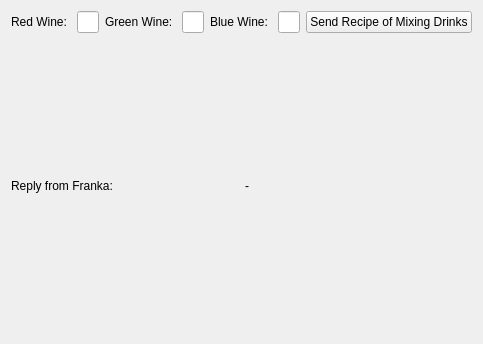
<?xml version="1.0" encoding="UTF-8"?>
<ui version="4.0">
 <class>MessageGUI</class>
 <widget class="QWidget" name="MessageGUI">
  <property name="geometry">
   <rect>
    <x>0</x>
    <y>0</y>
    <width>400</width>
    <height>344</height>
   </rect>
  </property>
  <property name="windowTitle">
   <string>Mixing Drinks GUI</string>
  </property>
  <layout class="QVBoxLayout" name="verticalLayout" stretch="0,0,0,0,0">

   <item>
    <layout class="QHBoxLayout" name="horizontalLayout">
     <item>
        <widget class="QLabel" name="red_label">
         <property name="text">
          <string>Red Wine: </string>
         </property>
        </widget>
     </item>
    
     <item>
      <widget class="QLineEdit" name="red_shots">
       <property name="toolTip">
        <string>Number of shots</string>
       </property>
      </widget>
     </item>

     <item>
        <widget class="QLabel" name="green_label">
         <property name="text">
          <string>Green Wine: </string>
         </property>
        </widget>
     </item>
    
     <item>
      <widget class="QLineEdit" name="green_shots">
       <property name="toolTip">
        <string>Number of shots</string>
       </property>
      </widget>
     </item>

     <item>
        <widget class="QLabel" name="blue_label">
         <property name="text">
          <string>Blue Wine: </string>
         </property>
        </widget>
     </item>
    
     <item>
      <widget class="QLineEdit" name="blue_shots">
       <property name="toolTip">
        <string>Number of shots</string>
       </property>
      </widget>
     </item>
     
     <item>
      <widget class="QPushButton" name="send_message">
       <property name="toolTip">
        <string>Send Recipe</string>
       </property>
       <property name="text">
        <string>Send Recipe of Mixing Drinks</string>
       </property>
      </widget>
     </item>
    </layout>
   </item>

   <item>
    <layout class="QHBoxLayout" name="horizontalLayout">
      <item>
        <widget class="QLabel" name="reply_label">
         <property name="text">
          <string>Reply from Franka: </string>
         </property>
        </widget>
      </item>
      <item>
        <widget class="QLabel" name="reply">
         <property name="text">
          <string>-</string>
         </property>
        </widget>
      </item>
    </layout>
   </item>

  </layout>
 </widget>
 <resources/>
 <connections/>
</ui>
